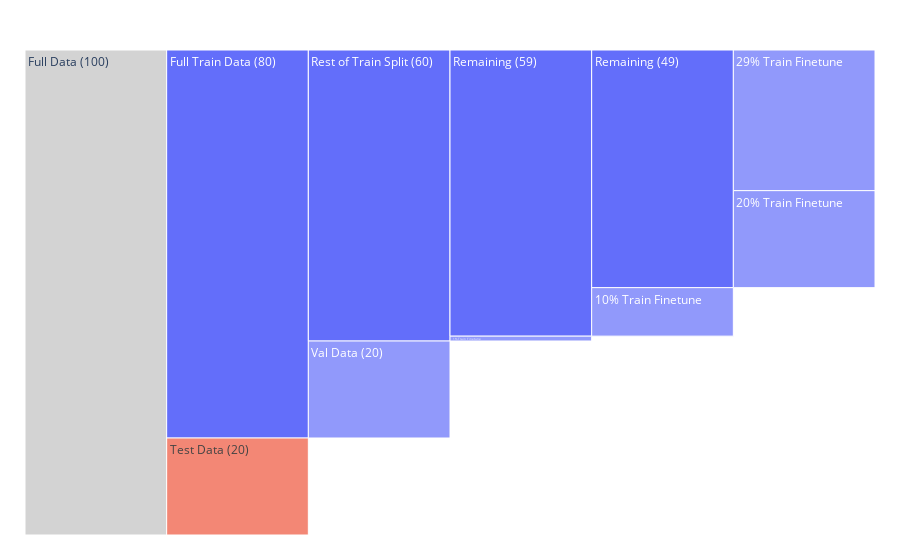

Write notebook code for a chart like this one.
### Code cell
import plotly.graph_objects as go

# Make an icicle plot for our paper showing breakdown of data
fig = go.Figure(
    go.Icicle(
        labels=[
            "Full Data (100)",
            "Full Train Data (80)",
            "Test Data (20)",
            "Val Data (20)",
            "Rest of Train Split (60)",
            "1% Train Finetune",
            "Remaining (59)",
            "10% Train Finetune",
            "Remaining (49)",
            "20% Train Finetune",
            "29% Train Finetune",
        ],
        parents=[
            "",
            "Full Data (100)",
            "Full Data (100)",
            "Full Train Data (80)",
            "Full Train Data (80)",
            "Rest of Train Split (60)",
            "Rest of Train Split (60)",
            "Remaining (59)",
            "Remaining (59)",
            "Remaining (49)",
            "Remaining (49)",
        ],
        values = [
            len(data),
            len(train_data),
            len(test_data),
            len(val_data),
            len(train_split),
            len(train_1_split),
            len(train_59_split),
            len(train_10_split),
            len(train_49_split),
            len(train_20_split),
            len(train_29_split)
        ],
        branchvalues="total",
        root_color="lightgrey"
    )
)

fig.update_layout(margin = dict(t=50, l=25, r=25, b=25))
fig.show()

### Figure 1 — Plotly figure (JSON) as saved in the notebook; plotly's stock layout.template omitted (floating-point values rounded to 4 significant figures)
{"data": [{"branchvalues": "total", "labels": ["Full Data (100)", "Full Train Data (80)", "Test Data (20)", "Val Data (20)", "Rest of Train Split (60)", "1% Train Finetune", "Remaining (59)", "10% Train Finetune", "Remaining (49)", "20% Train Finetune", "29% Train Finetune"], "parents": ["", "Full Data (100)", "Full Data (100)", "Full Train Data (80)", "Full Train Data (80)", "Rest of Train Split (60)", "Rest of Train Split (60)", "Remaining (59)", "Remaining (59)", "Remaining (49)", "Remaining (49)"], "root": {"color": "lightgrey"}, "type": "icicle", "values": [62248, 49798, 12450, 12450, 37348, 623, 36725, 6225, 30500, 12449, 18051]}], "layout": {"margin": {"b": 25, "l": 25, "r": 25, "t": 50}}}
